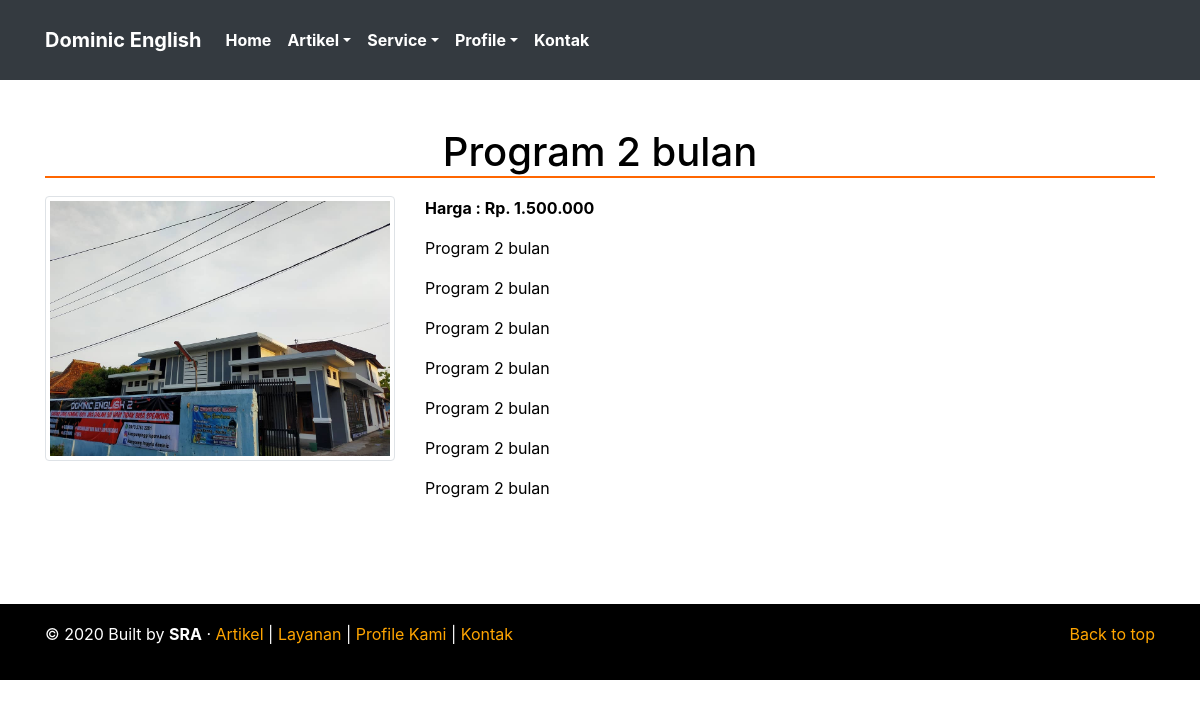
The page /layanan/read/program-2-bulan on the database its author committed.
### tables this page shows
CREATE TABLE IF NOT EXISTS `konfigurasi` (
`id_konfigurasi` int(11) NOT NULL,
  `id_admin` int(11) NOT NULL,
  `namaweb` varchar(50) NOT NULL,
  `tagline` varchar(100) DEFAULT NULL,
  `email` varchar(255) DEFAULT NULL,
  `no_telepon` varchar(24) DEFAULT NULL,
  `alamat` varchar(300) DEFAULT NULL,
  `website` varchar(255) DEFAULT NULL,
  `deskripsi` varchar(300) DEFAULT NULL,
  `keywords` varchar(300) DEFAULT NULL,
  `metatext` text,
  `maps` text,
  `logo` varchar(255) DEFAULT NULL,
  `icon` varchar(255) DEFAULT NULL,
  `facebook` varchar(255) DEFAULT NULL,
  `instagram` varchar(255) DEFAULT NULL,
  `tanggal` timestamp NOT NULL DEFAULT CURRENT_TIMESTAMP ON UPDATE CURRENT_TIMESTAMP
);

CREATE TABLE IF NOT EXISTS `layanan` (
`id_layanan` int(11) NOT NULL,
  `id_admin` int(11) NOT NULL,
  `slug_layanan` varchar(255) NOT NULL,
  `judul_layanan` varchar(255) NOT NULL,
  `isi_layanan` text NOT NULL,
  `harga_layanan` int(11) NOT NULL,
  `gambar_layanan` varchar(255) NOT NULL,
  `status_layanan` varchar(20) NOT NULL,
  `keywords` varchar(500) DEFAULT NULL,
  `tanggal_post` datetime NOT NULL,
  `tanggal` timestamp NOT NULL DEFAULT CURRENT_TIMESTAMP ON UPDATE CURRENT_TIMESTAMP
);

### application/views/layout/wrapper.php (called while the page is built)
<?php
require_once('head.php');
require_once('nav.php');
require_once('content.php');
require_once('footer.php');

### application/controllers/Layanan.php (called while the page is built, shortened)
<?php
class Layanan extends CI_Controller {
	public function __construct()
	{
		$this->load->model('layanan_model');
	}
	public function read($slug_layanan)
	{
		$layanan 		= $this->layanan_model->read($slug_layanan);
		$data 			= array(	'title'		=> $layanan->judul_layanan,
									'deskripsi'	=> $layanan->judul_layanan.', '.$layanan->keywords,
									'keywords'	=> $layanan->judul_layanan.', '.$layanan->keywords,
									'layanan'	=> $layanan,
									'isi'		=> 'layanan/read'
								);
		$this->load->view('layout/wrapper', $data, FALSE);
	}
}

### index.php (called while the page is built, shortened)
<?php
require_once BASEPATH.'core/CodeIgniter.php';

### application/models/Konfigurasi_model.php (called while the page is built, shortened)
<?php
class Konfigurasi_model extends CI_Model {
	public function listing()
	{
		$query = $this->db->get('konfigurasi');
		return $query->row();
	}
	public function menu_artikel()
	{
		$this->db->select('artikel.*,
							kategori.nama_kategori, kategori.slug_kategori,
							admin.nama_admin');
		$this->db->from('artikel');
		$this->db->join('kategori','kategori.id_kategori = artikel.id_kategori','LEFT');
		$this->db->join('admin','admin.id_admin = artikel.id_admin','LEFT');
		$this->db->where(array('artikel.status_artikel'	=> 'Publish',
								'artikel.jenis_artikel'	=> 'Artikel'));
		$this->db->group_by('artikel.id_artikel');
		$this->db->order_by('id_artikel','DESC');
		$query = $this->db->get();
		return $query->result();
	}
	public function menu_layanan()
	{
		$this->db->select('layanan.*,
							admin.nama_admin');
		$this->db->from('layanan');
		$this->db->join('admin','admin.id_admin = layanan.id_admin','LEFT');
		$this->db->where('layanan.status_layanan','Publish');
		$this->db->order_by('id_layanan','DESC');
		$query = $this->db->get();
		return $query->result();
	}
	public function menu_profile()
	{
		$this->db->select('artikel.*,
							kategori.nama_kategori, kategori.slug_kategori,
							admin.nama_admin');
		$this->db->from('artikel');
		$this->db->join('kategori','kategori.id_kategori = artikel.id_kategori','LEFT');
		$this->db->join('admin','admin.id_admin = artikel.id_admin','LEFT');
		$this->db->where(array('artikel.status_artikel'	=> 'Publish',
								'artikel.jenis_artikel'	=> 'Profile'));
		$this->db->order_by('id_artikel','DESC');
		$query = $this->db->get();
		return $query->result();
	}
}

### application/views/layout/content.php (called while the page is built)
<?php
if ($isi) {
	$this->load->view($isi);
}

### application/models/Layanan_model.php (called while the page is built, shortened)
<?php
class Layanan_model extends CI_Model {
	public function read($slug_layanan)
	{
		$this->db->select('layanan.*,
							admin.nama_admin');
		$this->db->from('layanan');
		$this->db->join('admin','admin.id_admin = layanan.id_admin','LEFT');
		$this->db->where(array(	'layanan.status_layanan'	=> 'Publish',
								'layanan.slug_layanan'		=> $slug_layanan));
		$this->db->order_by('id_layanan','DESC');
		$query = $this->db->get();
		return $query->row();
	}
}

### application/views/layanan/read.php (the view, shortened to what this page needs)
<div class="jarak">
   <div class="container marketing jarak">
<div class="row judul">
  <div class="col-md-12 text-center">
     <h1><?php echo $title ?></h1>
  </div>
</div>
      <div class="row">
        <div class="col-lg-4">
          <img class="img img-responsive img-thumbnail" src="<?php echo base_url('assets/upload/images/asli/'.$layanan->gambar_layanan) ?>" alt="<?php echo $title ?>">
        </div>
        <div class="col-lg-8">
          <p><strong>Harga : Rp. <?php echo number_format($layanan->harga_layanan,'0',',','.') ?></strong></p>
           <?php echo $layanan->isi_layanan ?>
        </div>
      </div>
      <br>
      <br>
  </div>
</div>

### application/views/layout/nav.php (shortened to what this page needs)
<?php
$site_info = $this->konfigurasi_model->listing();
?>
<nav class="navbar navbar-expand-md navbar-dark fixed-top bg-dark" id="top">
  <div class="container">
      <a class="navbar-brand" href="<?php echo base_url() ?>"><?php echo $site_info->namaweb ?></a>
        <div class="collapse navbar-collapse" id="navbarCollapse">
          <ul class="navbar-nav mr-auto">
            <li class="nav-item active">
              <a class="nav-link" href="<?php echo base_url() ?>">Home <span class="sr-only">(current)</span></a>
            </li>
          <li class="nav-item dropdown">
	           <a class="nav-link dropdown-toggle" href="#" id="navbarDropdownMenuLink" data-toggle="dropdown" aria-haspopup="true" aria-expanded="false">
	          Artikel</a>
	      	</li>
          <li class="nav-item dropdown">
             <a class="nav-link dropdown-toggle" href="#" id="navbarDropdownMenuLink" data-toggle="dropdown" aria-haspopup="true" aria-expanded="false">
            Service</a>
          </li>
          <li class="nav-item dropdown">
             <a class="nav-link dropdown-toggle" href="#" id="navbarDropdownMenuLink" data-toggle="dropdown" aria-haspopup="true" aria-expanded="false">
            Profile</a>
          </li>
          <li class="nav-item">
              <a class="nav-link" href="<?php echo base_url('kontak') ?>">Kontak</a>
          </li>
          </ul>
        </div>
  </div>
</nav>

### assets/template/css/style.css (style rules this page uses)
body { padding-top: 3rem; padding-bottom: 0; color: #000; }
.navbar-dark, .navbar { min-height: 80px; font-weight: bold; font-size: 16px; }
.navbar ul li a, a.navlink { color: #fff !important; }
.marketing { margin-top: 4rem; }
.marketing .col-lg-4 { margin-bottom: 1.5rem; text-align: center; }
.judul { min-height: 100px; border-radius: 10px 10px 0 0; margin-bottom: 0; padding-top: 2rem; }
.judul h1 { border-bottom: solid 2px #f60; }
.jarak { margin-top: 3rem; }

### rows shown on the page
konfigurasi: namaweb "Dominic English"
layanan: gambar_layanan (picture), harga_layanan "1.500.000", isi_layanan "Program 2 bulan Program 2 bulan Program 2 bulan Program 2 bulan Program 2 bulan Program 2 bulan Program 2 bulan"

### other values the page prints
$title "Program 2 bulan"
